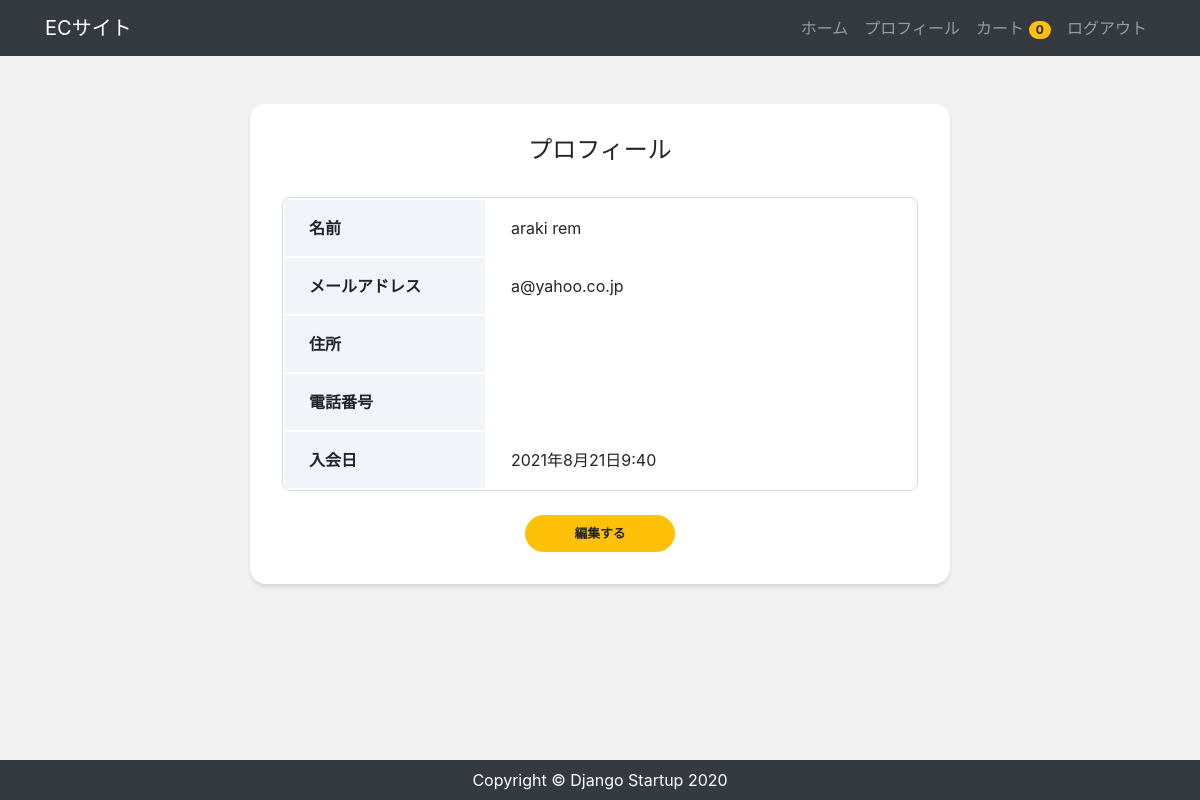
The app's page /accounts/profile/ (signed in), older data.
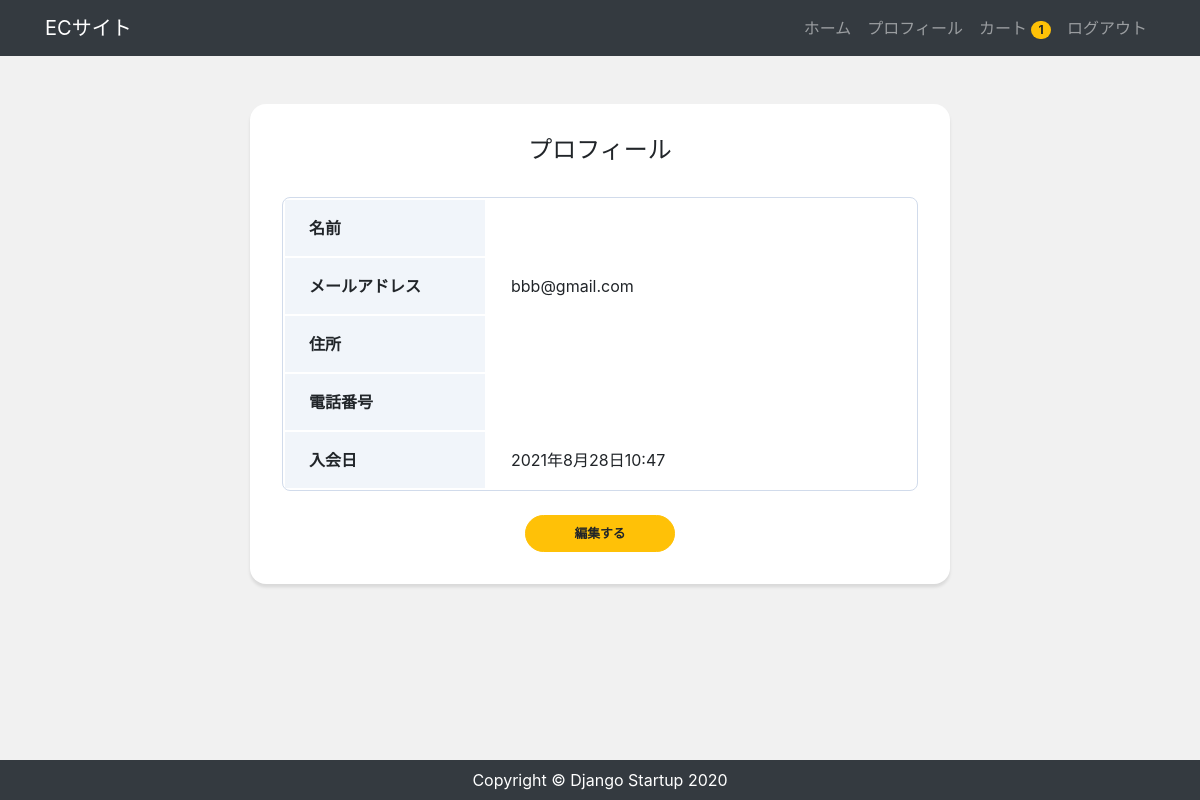
The same page, newer data.
### accounts/models.py (models this page shows, shortened)
class CustomUser(AbstractBaseUser, PermissionsMixin):
    email = models.EmailField('メールアドレス', unique=True)
    first_name = models.CharField(('姓'), max_length=30)
    last_name = models.CharField(('名'), max_length=30)
    address = models.CharField(('住所'), max_length=30, blank=True) # 追加
    tel = models.CharField(('電話番号'), max_length=30, blank=True) # 追加
    created = models.DateTimeField(('入会日'), default=timezone.now)
    is_staff = models.BooleanField(
        ('staff status'),
        default=False,
        help_text=('Designates whether the user can log into this admin site.'),
    )
    is_active = models.BooleanField(
        ('active'),
        default=True,
        help_text=(
            'Designates whether this user should be treated as active. '
            'Unselect this instead of deleting accounts.'
        ),
    )
    objects = UserManager()
    USERNAME_FIELD = 'email'
    EMAIL_FIELD = 'email'
    REQUIRED_FIELDS = []
    class Meta:
        verbose_name = ('user')
        verbose_name_plural = ('users')

### app/models.py (models this page shows, shortened)
class Order(models.Model):
    user = models.ForeignKey(settings.AUTH_USER_MODEL, on_delete=models.CASCADE)
    items = models.ManyToManyField(OrderItem)
    start_date = models.DateTimeField(auto_now_add=True)
    ordered_date = models.DateTimeField()
    ordered = models.BooleanField(default=False)
    payment = models.ForeignKey('Payment', on_delete=models.SET_NULL, blank=True, null=True) # 追加

### accounts/views.py (the view)
# urls.py: path('profile/', views.ProfileView.as_view(), name='profile'),
class ProfileView(LoginRequiredMixin, View):
    def get(self, request, *args, **kwargs):
        user_data = CustomUser.objects.get(id=request.user.id)
        return render(request, 'accounts/profile.html', {
            'user_data': user_data,
        })

### app/templatetags/cart_tags.py (called while the page is built)
@register.filter
def itemCount(user):
    if user.is_authenticated:
        order = Order.objects.filter(user=user, ordered=False)
        if order.exists():
            return order[0].items.count()
    return 0

### accounts/templates/accounts/profile.html
{% extends "app/base.html" %}
{% block content %}
<div class="card card-profile my-5 mx-auto">
    <div class="card-body">
        <h5 class="card-title text-center">プロフィール</h5>
        <table class="profile_table mb-4">
            <tbody>
                <tr>
                    <th class="header">名前</th>
                    <td class="data">{{ user_data.first_name }} {{ user_data.last_name }}</td>
                </tr>
                <tr>
                    <th class="header">メールアドレス</th>
                    <td class="data">{{ user_data.email }}</td>
                </tr>
                <tr>
                    <th class="header">住所</th>
                    <td class="data">{{ user_data.address }}</td>
                </tr>
                <tr>
                    <th class="header">電話番号</th>
                    <td class="data">{{ user_data.tel }}</td>
                </tr>
                <tr>
                    <th class="header">入会日</th>
                    <td class="data">{{ user_data.created }}</td>
                </tr>
            </tbody>
        </table>
        <div class="button mx-auto">
            <a class="btn btn-lg btn-warning btn-block" href="{% url 'profile_edit' %}">編集する</a>
        </div>
    </div>
</div>
{% endblock %}

### app/templates/app/base.html (shortened to what this page needs)
{% load cart_tags %}
{% load static %}
<!DOCTYPE html>
<html lang="ja">
<head>
    <link rel="stylesheet" href="https://stackpath.bootstrapcdn.com/bootstrap/4.4.1/css/bootstrap.min.css">
    <link rel="stylesheet" href="{% static 'css/style.css' %}">
</head>
<body>
    <nav class="navbar navbar-expand-lg navbar-dark bg-dark">
        <div class="container">
            <a class="navbar-brand" href="/">ECサイト</a>
            <ul class="navbar-nav ml-auto">
                <li class="nav-item">
                    <a class="nav-link" href="/">ホーム</a>
                </li>
                {% if user.is_authenticated %}
                    <li class="nav-item">
                        <a class="nav-link" href="{% url 'profile' %}">プロフィール</a>
                    </li>
                    <li class="nav-item">
                        <a class="nav-link" href="{% url 'order' %}">
                            カート
                            <span class="badge badge-pill badge-warning">
                                {{ request.user|itemCount }}
                            </span>
                        </a>
                    </li>
                    <li class="nav-item">
                        <a class="nav-link" href="{% url 'account_logout' %}">ログアウト</a>
                    </li>
                {% endif %}
            </ul>
        </div>
    </nav>
    <main>
        <div class="container">
            {% block content %}
            {% endblock %}
        </div>
    </main>
    <footer class="py-2 bg-dark">
        <p class="m-0 text-center text-white">Copyright &copy; Django Startup 2020</p>
    </footer>
</body>
</html>

### app/static/css/style.css (style rules this page uses)
* { margin: 0; padding: 0; box-sizing: border-box; }
body { background: #F1F1F1; display: flex; flex-flow: column; min-height: 100vh; }
main { flex: 1; }
.card-profile { width: 700px; border: 0; border-radius: 1rem; box-shadow: 0 0.2rem 0.2rem 0 rgba(0, 0, 0, 0.1); }
.button { width: 150px; }
.btn { font-size: 80%; border-radius: 5rem; font-weight: bold; }
.profile_table { width: 100%; border: 1px solid #D1DBEB; border-radius: 8px; border-collapse: separate; overflow: hidden; }
.profile_table .header { width: 200px; padding: 16px 24px; text-align: left; background: #F1F5FA; }
.profile_table .data { padding: 16px 24px; }
.card-title { margin-bottom: 2rem; font-size: 1.5rem; }
.card-body { padding: 2rem; }

Row changes from the older to the newer data that the page shows:
changed CustomUser: user|itemCount "0" → "1"; email "a@yahoo.co.jp" → "bbb@gmail.com"; created "2021年8月21日9:40" → "2021年8月28日10:47"; first_name "araki" → (not shown); last_name "rem" → (not shown)
